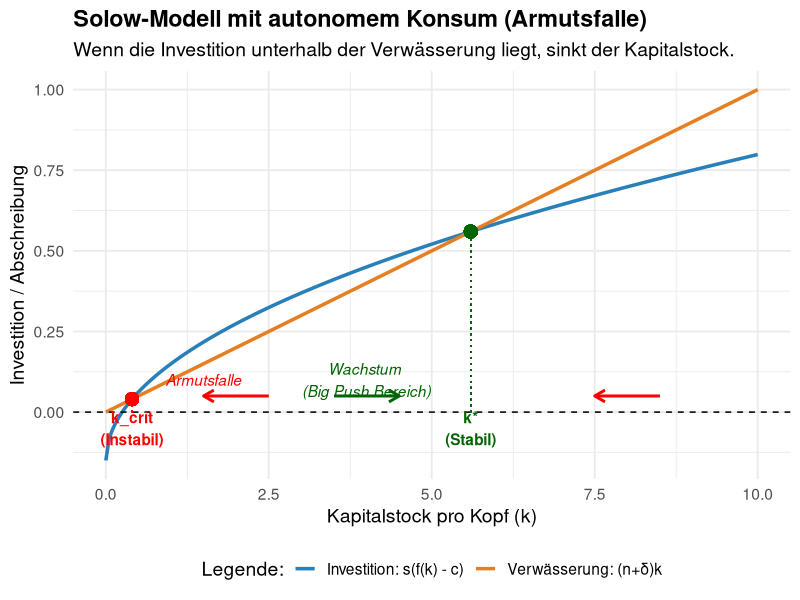
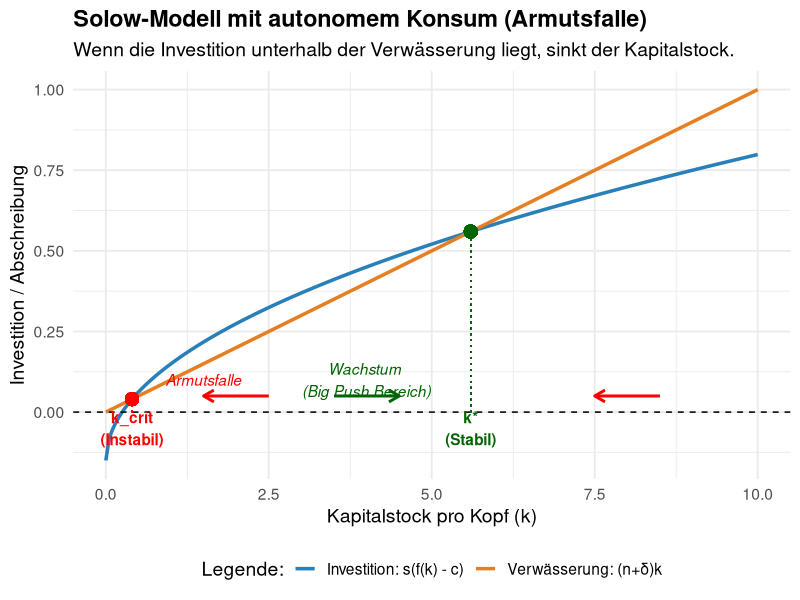
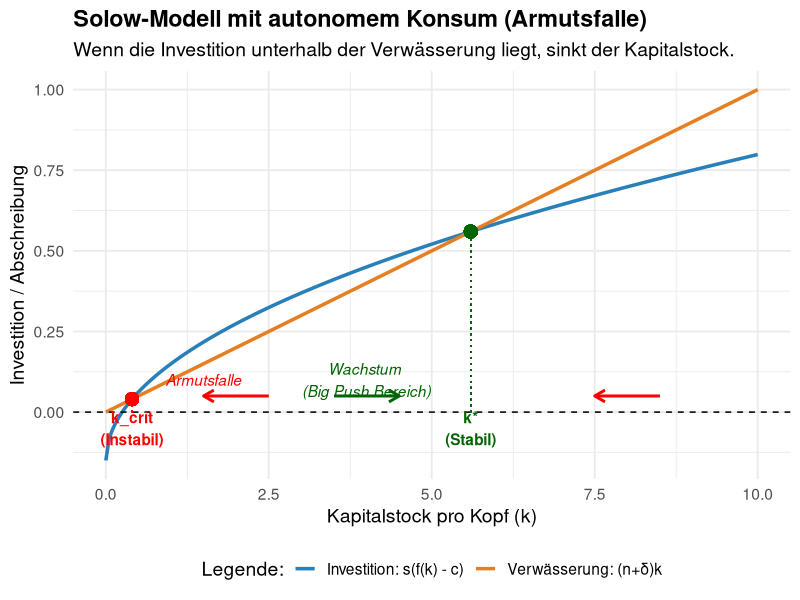

Write R code to recreate these figures, in order.

library(ggplot2)

# 1. Parameter definieren
alpha <- 0.5      # Produktionselastizität des Kapitals
s <- 0.3          # Sparquote
n_delta <- 0.1    # Bevölkerungswachstum (n) + Abschreibungsrate (delta)
c_bar <- 0.5      # Autonomer Konsum (Subsistenzniveau)

# 2. Daten für den Plot generieren
k <- seq(0, 10, by = 0.05) # Kapitalstock pro Kopf (x-Achse)

# Ökonomische Funktionen
y <- k^alpha
investition <- s * (y - c_bar)  # Ersparnis/Investitionskurve verschiebt sich nach unten
abschreibung <- n_delta * k     # Gerade der Kapitalverwässerung

df <- data.frame(k, investition, abschreibung)

# 3. Analytische Berechnung der Steady States (Schnittpunkte)
# Gleichung: n_delta * k = s * k^alpha - s * c_bar
# Substituiert mit x = k^0.5 führt das zu einer quadratischen Gleichung
a <- 1
b <- -(s / n_delta)
c <- (s * c_bar) / n_delta

# pq-Formel / Mitternachtsformel
x1 <- (-b - sqrt(b^2 - 4*a*c)) / (2*a)
x2 <- (-b + sqrt(b^2 - 4*a*c)) / (2*a)

k_crit <- x1^2  # Instabiles Gleichgewicht (Armutsfalle)
k_star <- x2^2  # Stabiles Gleichgewicht

# 4. Plot mit ggplot2 erstellen
plot <- ggplot(df, aes(x = k)) +
  # Linien zeichnen
  geom_line(aes(y = investition, color = "Investition: s(f(k) - c)"), linewidth = 1.2) +
  geom_line(aes(y = abschreibung, color = "Verwässerung: (n+δ)k"), linewidth = 1.2) +
  geom_hline(yintercept = 0, linetype = "dashed", color = "black") +
  
  # Steady States markieren
  geom_point(aes(x = k_crit, y = n_delta * k_crit), size = 4, color = "red") +
  geom_point(aes(x = k_star, y = n_delta * k_star), size = 4, color = "darkgreen") +
  
  # Vertikale gestrichelte Linien für die Schwellenwerte
  geom_segment(aes(x = k_crit, y = 0, xend = k_crit, yend = n_delta * k_crit), linetype = "dotted", color = "red") +
  geom_segment(aes(x = k_star, y = 0, xend = k_star, yend = n_delta * k_star), linetype = "dotted", color = "darkgreen") +
  
  # Pfeile für die Dynamik (Bewegung des Kapitalstocks)
  # Unterhalb k_crit: Kapital schrumpft (Pfeil nach links)
  annotate("segment", x = 2.5, xend = 1.5, y = 0.05, arrow = arrow(length = unit(0.3, "cm")), color = "red", linewidth = 1) +
  # Zwischen k_crit und k_star: Kapital wächst (Pfeil nach rechts)
  annotate("segment", x = 3.5, xend = 4.5, y = 0.05, arrow = arrow(length = unit(0.3, "cm")), color = "darkgreen", linewidth = 1) +
  # Oberhalb k_star: Kapital schrumpft (Pfeil nach links)
  annotate("segment", x = 8.5, xend = 7.5, y = 0.05, arrow = arrow(length = unit(0.3, "cm")), color = "red", linewidth = 1) +
  
  # Beschriftungen hinzufügen
  annotate("text", x = k_crit, y = -0.05, label = "k_crit\n(Instabil)", color = "red", fontface = "bold") +
  annotate("text", x = k_star, y = -0.05, label = "k*\n(Stabil)", color = "darkgreen", fontface = "bold") +
  annotate("text", x = 1.5, y = 0.1, label = "Armutsfalle", color = "red", fontface = "italic") +
  annotate("text", x = 4, y = 0.1, label = "Wachstum \n(Big Push Bereich)", color = "darkgreen", fontface = "italic") +
  
  # Design und Layout
  scale_color_manual(values = c("Investition: s(f(k) - c)" = "#2980b9",
                                "Verwässerung: (n+δ)k" = "#e67e22")) +
  labs(
    title = "Solow-Modell mit autonomem Konsum (Armutsfalle)",
    subtitle = "Wenn die Investition unterhalb der Verwässerung liegt, sinkt der Kapitalstock.",
    x = "Kapitalstock pro Kopf (k)",
    y = "Investition / Abschreibung",
    color = "Legende:"
  ) +
  theme_minimal(base_size = 14) +
  theme(
    legend.position = "bottom",
    plot.title = element_text(face = "bold")
  )

# Plot anzeigen
ggsave(
  filename = "solow_armutsfalle.png", # Name der Datei
  plot = plot,                        # Das Objekt, das gespeichert werden soll
  width = 10,                         # Breite in Zoll (Standard)
  height = 7,                         # Höhe in Zoll
  dpi = 300,                          # Auflösung (300 ist Standard für Druckqualität)
  bg = "white"                        # Hintergrundfarbe (verhindert Transparenzprobleme)
)
print(plot)

plot
